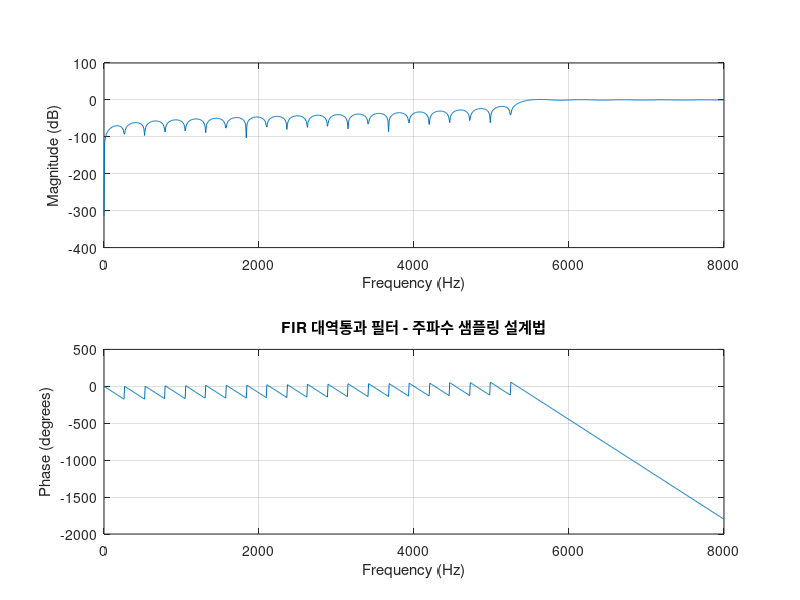

MATLAB code for this plot:
% FIR 대역통과 필터 설계 - 주파수 샘플링 설계법

% 필터 사양
fs = 16000;    % 샘플링 주파수
N = 60;        % 필터 차수
fc1 = 3000;    % 통과대역 하한
fc2 = 5000;    % 통과대역 상한

% 정규화 후 인덱스 계산
fp1 = fc1 / (fs/2);
fp2 = fc2 / (fs/2);
idx1 = floor(fp1 * (N+1));   % 통과대역 시작 인덱스
idx2 = ceil(fp2 * (N+1));    % 통과 대역 끝 인덱스

% 주파수 응답 생성
H = zeros(1, N+1);
H(idx1:idx2) = 1;   % 통과대역 설정
H(end-idx2+2:end-idx1+2) = 1;  % 대칭 처리 (실수 필터용)

% 시간 영역 필터 계수
b_freq = real(ifft(H));
b_freq = fftshift(b_freq);

% 주파수 응답 시각화
figure;
freqz(b_freq, 1, 1024, fs);
title('FIR 대역통과 필터 - 주파수 샘플링 설계법');
